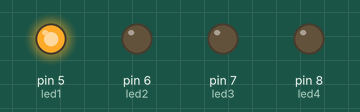
A sketch run on a simulated Arduino Uno, built with avr-gcc and run on an emulated ATmega328P. On the bench: output pins drawn as LEDs (lit = HIGH).

Above: at 0.86 s.
At 1.36 s:
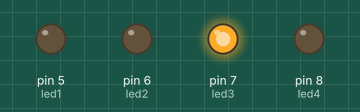
At 1.66 s:
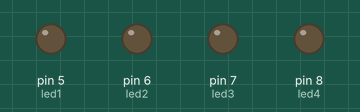
At 2.37 s:
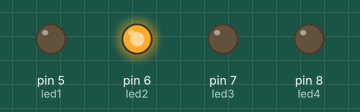
At 3.03 s:
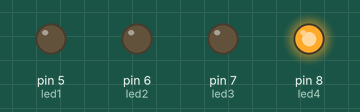
Timing chart, 0 to 3.8 s (numbered marks = the images above):
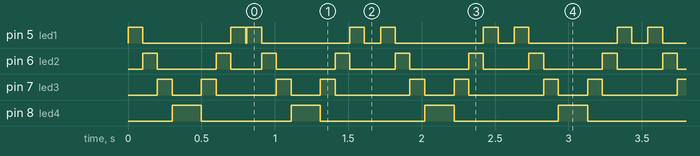

The sketch:

P12.ino
```cpp
int led1 = 5;
int led2 = 6;
int led3 = 7;
int led4 = 8;

void prenderled() {
  // Encender y apagar  de izquierda a derecha
  digitalWrite(led1, 1);
  delay(100);
  digitalWrite(led1, 0);
  digitalWrite(led2, 1);
  delay(100);
  digitalWrite(led2, 0);
  digitalWrite(led3, 1);
  delay(100);
  digitalWrite(led3, 0);
  digitalWrite(led4, 1);
  delay(100);
  digitalWrite(led4,0);

  //Encender  y apagar de derecha a izquierda
  digitalWrite(led4,1);
  delay(100);
  digitalWrite(led4,0);
  digitalWrite(led3,1);
  delay(100);
  digitalWrite(led3,0);
  digitalWrite(led2,1);
  delay(100);
  digitalWrite(led2,0);
  digitalWrite(led1,1);
  delay(100);
  digitalWrite(led1,0);

}

void setup() {
  pinMode(led1, OUTPUT);
  pinMode(led2, OUTPUT);
  pinMode(led3, OUTPUT);
  pinMode(led4, OUTPUT);
  Serial.begin(9600);
  Serial.setTimeout(10);

  prenderled(); // Ejecutar la secuencia de inicio correctamente
}

int v;

void loop() {
  if (Serial.available() >= 0) {
    v = Serial.readString().toInt();
    prenderled();  // Se ejecuta la secuencia antes de encender un LED
    digitalWrite(v, 1); // Enciende el LED recibido por Serial

  }
  delay(100);
}
```

Measured:
- by itself, pin 5 (led1), pin 6 (led2), pin 7 (led3): moves between LOW and HIGH, repeating every 2.7 s
- by itself, pin 8 (led4): alternates HIGH for 0.20 s and LOW for 0.71 s
